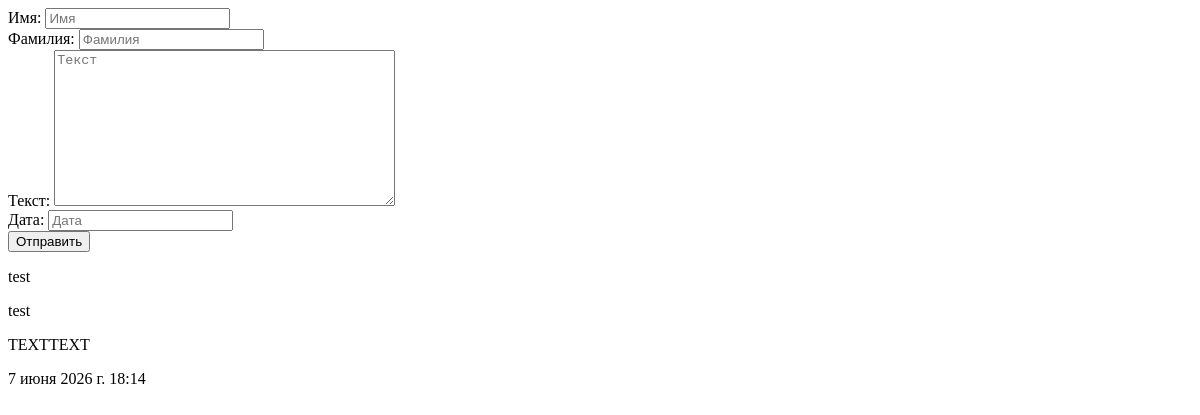
Before: / with the older database file.
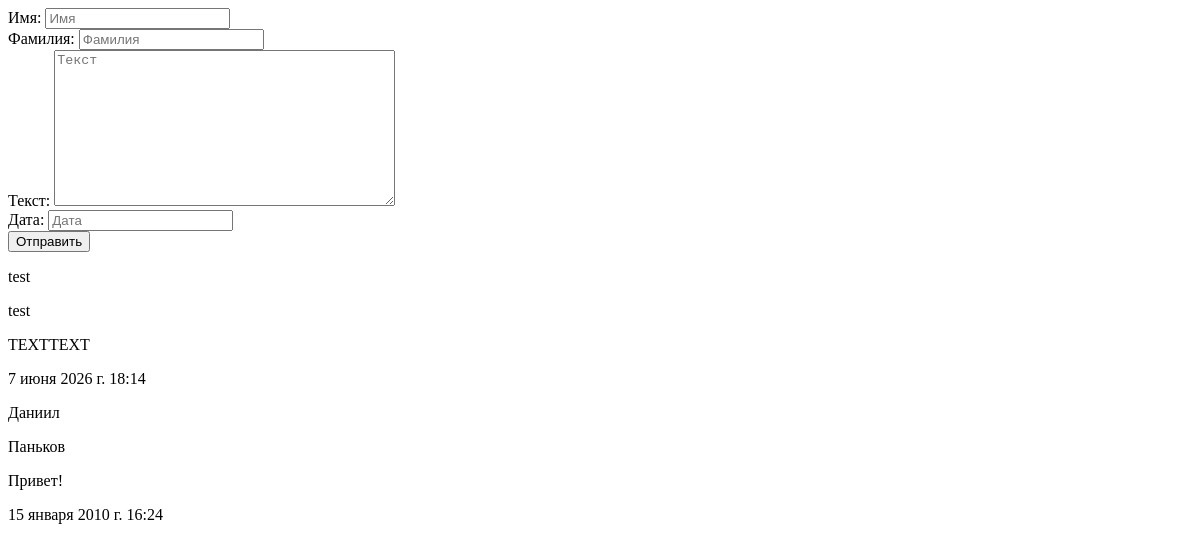
After: the same page with the newer database file.
### site_form/models.py (models this page shows, shortened)
class SiteModel(models.Model):
    name = models.CharField('Имя', max_length=100)
    surname = models.CharField('Фамилия', max_length=100)
    text = models.TextField('Текст')
    date = models.DateTimeField('Дата')
    class Meta:
        verbose_name = 'Форма'
        verbose_name_plural = 'Формы'

### site_form/views.py (the view)
# urls.py: path("", views.index, name="index"),
def index(request):
    if request.method == 'POST':
        form = SiteForm(request.POST)
        if form.is_valid():
            form.save()
            return redirect('/')
    else:
        form = SiteForm()
    all_form = SiteModel.objects.all()
    data = {
        'form': form,
        'all_form': all_form,
    }
    return render(request, 'site_form/index.html', data)

### site_form/forms.py
class SiteForm(ModelForm):
    class Meta:
        model = SiteModel
        fields = ['name', 'surname', 'text', 'date']
        widgets = {
            "name": TextInput(attrs={
                'class': 'form-control',
                'placeholder': 'Имя'
            }),
            "surname": TextInput(attrs={
                'class': 'form-control',
                'placeholder': 'Фамилия'
            }),
            "text": Textarea(attrs={
                'class': 'form-control',
                'placeholder': 'Текст'
            }),
            "date": DateTimeInput(attrs={
                'class': 'form-control',
                'placeholder': 'Дата'
            })
        }

### site_form/templates/site_form/index.html (shortened to what this page needs)
<!doctype html>
<html lang="en">
<head>
</head>
<body>
<form method="post">
    {{ form }}
    <button type="submit">Отправить</button>
    {% for item in all_form %}
        <p>{{ item.name }}</p>
        <p>{{ item.surname }}</p>
        <p>{{ item.text }}</p>
        <p>{{ item.date }}</p>
    {% endfor %}
</form>
</body>
</html>

Changed rows visible on the page:
added SiteModel: name "Даниил", surname "Паньков", text "Привет!", date "15 января 2010 г. 16:24"
